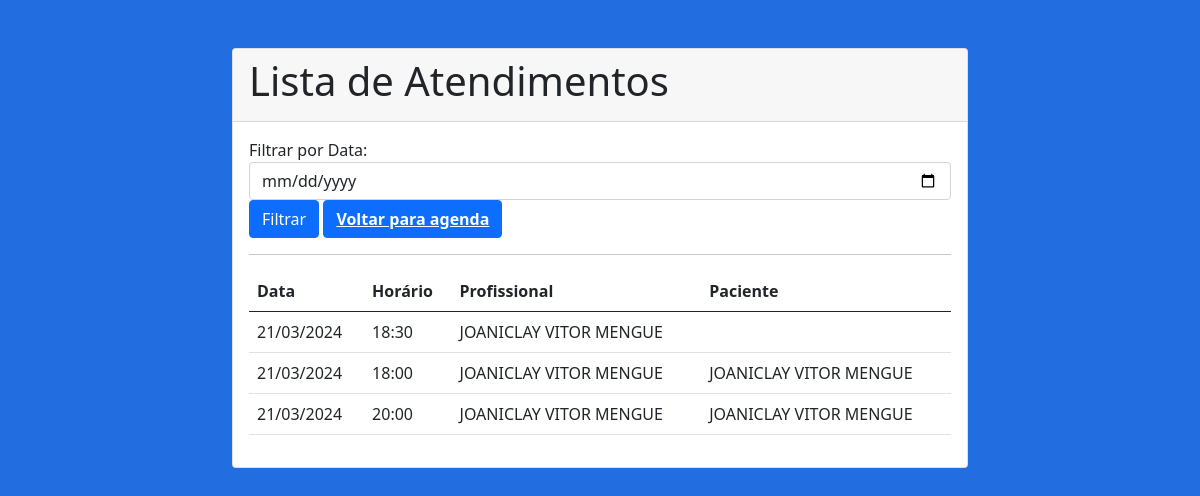
Screenshot of /lista_atendimento with the database file from the repository.
### odonto/models.py (models this page shows)
class Agendamento(db.Model):
    id = db.Column(db.Integer, primary_key=True)
    data = db.Column(db.Date)
    horario = db.Column(db.String(5))  # Formato HH:MM
    profissional_id = db.Column(db.Integer, db.ForeignKey('profissional.id'))
    paciente_id = db.Column(db.Integer, db.ForeignKey('paciente.id'))
    paciente = db.relationship('Paciente', backref=db.backref('agendamentos', lazy=True))

class Profissional(db.Model):  # tabela profissional
    id = db.Column(db.Integer, primary_key=True, autoincrement=True)
    nome_profissional = db.Column(db.String)
    sexo = db.Column(db.String)
    cro = db.Column (db.String)
    data_nasc = db.Column(db.String)
    cpf = db.Column(db.String(14), unique=True, nullable=False)
    logradouro = db.Column(db.String)
    numero = db.Column(db.String)
    bairro = db.Column(db.String)
    cep = db.Column(db.String)
    cidade = db.Column(db.String)
    estado = db.Column(db.String)
    email = db.Column(db.String)
    telefone = db.Column(db.String)
    horarios = db.relationship('Agendamento', backref='profissional', lazy=True)

class Paciente(db.Model):  # tabela paciente
    id = db.Column(db.Integer, primary_key=True, autoincrement=True)
    nome_paciente = db.Column(db.String)
    sexo = db.Column(db.String)
    data_nasc = db.Column(db.String)
    cpf = db.Column(db.String(14), unique=True, nullable=False)
    logradouro = db.Column(db.String)
    numero = db.Column(db.String)
    bairro = db.Column(db.String)
    cep = db.Column(db.String)
    cidade = db.Column(db.String)
    estado = db.Column(db.String)
    email = db.Column(db.String)
    telefone = db.Column(db.String)

### odonto/main.py (the view)
@main.route('/lista_atendimento', methods=['GET', 'POST'])
def lista_atendimento():
    data_filtrada = None
    if request.method == 'POST':
        data_selecionada = request.form['data']
        data_filtrada = Agendamento.query.filter_by(data=data_selecionada).all()
    else:
        data_atual = date.today()
        data_filtrada = Agendamento.query.filter_by(data=data_atual).all()
    profissionais = Profissional.query.all()
    pacientes = Paciente.query.all()
    return render_template('lista_atendimento.html', data_filtrada=data_filtrada, profissionais=profissionais, pacientes=pacientes)

### odonto/templates/lista_atendimento.html (shortened to what this page needs)
<!DOCTYPE html>
<html lang="pt-BR">
<head>
    <link rel="stylesheet" href="../static/css/bootstrap.css">
</head>
<body>
    <div class="container mt-5">
        <div class="row justify-content-center">
            <div class="col-md-8">
                <div class="card">
                    <div class="card-header">
                        <h1 class="card-title">Lista de Atendimentos</h1>
                    </div>
                    <div class="card-body">
                        <form method="POST">
                            <div class="form-group">
                                <label for="data">Filtrar por Data:</label>
                                <input type="date" id="data" name="data" class="form-control" required>
                            </div>
                            <button type="submit" class="btn btn-primary">Filtrar</button>
                            <button type="button" class="btn btn-primary"><a href="{{ url_for('main.agendamento') }}"><b>Voltar para agenda</b></a></button>
                        </form>
                        <hr>
                        {% if data_filtrada %}
                            <table class="table">
                                <thead>
                                    <tr>
                                        <th>Data</th>
                                        <th>Horário</th>
                                        <th>Profissional</th>
                                        <th>Paciente</th>
                                    </tr>
                                </thead>
                                <tbody>
                                    {% for atendimento in data_filtrada %}
                                        <tr>
                                            <td>{{ atendimento.data.strftime('%d/%m/%Y') }}</td>
                                            <td>{{ atendimento.horario }}</td>
                                            <td>{{ atendimento.profissional.nome_profissional }}</td>
                                            <td>{{ atendimento.paciente.nome_paciente }}</td>
                                        </tr>
                                    {% endfor %}
                                </tbody>
                            </table>
                        {% else %}
                            <p>Nenhum atendimento encontrado para a data selecionada.</p>
                        {% endif %}
                    </div>
                </div>
            </div>
        </div>
    </div>
</body>
</html>

### rows the page displays
Agendamento: data "21/03/2024", horario "18:30", profissional.nome_profissional "JOANICLAY VITOR MENGUE"
Agendamento: data "21/03/2024", horario "18:00", profissional.nome_profissional "JOANICLAY VITOR MENGUE", paciente.nome_paciente "JOANICLAY VITOR MENGUE"
Agendamento: data "21/03/2024", horario "20:00", profissional.nome_profissional "JOANICLAY VITOR MENGUE", paciente.nome_paciente "JOANICLAY VITOR MENGUE"
